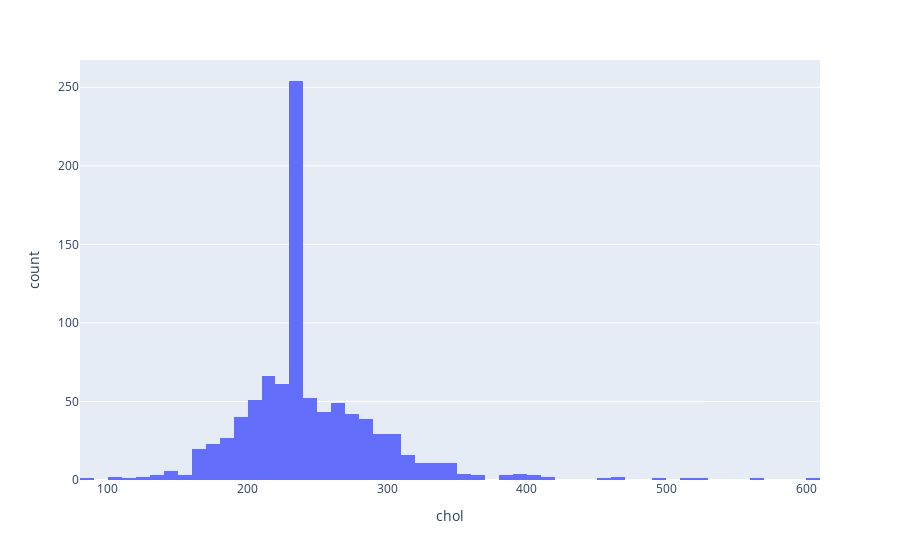

The code cell stored with this chart in its notebook:
### Markdown cell above
## Chol Column

### Code cell
#dealing with chol (cholesterol) column
print(df['chol'].describe())

#finding missing values
print("Missing Values:", df['chol'].isnull().sum())

#replacing 0 values with nan
df['chol'].replace(0, np.nan, inplace= True)

#filling the missing values
df['chol'].fillna(df['chol'].median(), inplace= True)


sns.histplot(df['chol'], kde=True, bins= 30)

#distribution of chol column
fig = px.histogram(data_frame=df, x='chol')
fig.show()

### Figure 1 — Plotly figure (JSON) as saved in the notebook; plotly's stock layout.template omitted (floating-point values rounded to 4 significant figures; data arrays with more than 128 entries replaced by an {"elided": "..."} marker saying what was removed)
{"data": [{"alignmentgroup": "True", "bingroup": "x", "hovertemplate": "chol=%{x}<br>count=%{y}<extra></extra>", "legendgroup": "", "marker": {"color": "#636efa", "pattern": {"shape": ""}}, "name": "", "offsetgroup": "", "orientation": "v", "showlegend": false, "type": "histogram", "x": {"elided": "919 float values"}, "xaxis": "x", "yaxis": "y"}], "layout": {"barmode": "relative", "legend": {"tracegroupgap": 0}, "margin": {"t": 60}, "xaxis": {"anchor": "y", "domain": [0, 1], "title": {"text": "chol"}}, "yaxis": {"anchor": "x", "domain": [0, 1], "title": {"text": "count"}}}}
